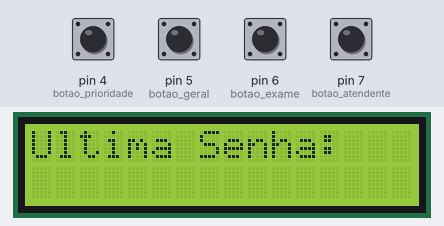
A sketch run on a simulated Arduino Uno, built with avr-gcc and run on an emulated ATmega328P. Shown: 16×2 character LCD. The inputs (shaded band) are chosen by the test bench; at power-on: pin 4 (botao_prioridade), pin 5 (botao_geral), pin 6 (botao_exame), pin 7 (botao_atendente) HIGH. The local clock reads 2024-03-15 10:24:30 at power-on unless the sketch sets it.

Above: at 1.2 s.
1.3 s: pin 4 (botao_prioridade) pulled LOW for 0.15 s
At 1.8 s:
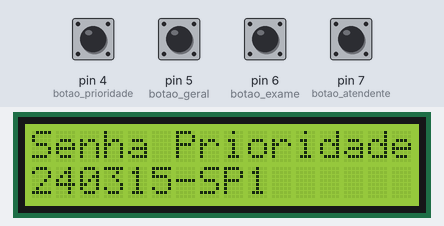
4.4 s: pin 7 (botao_atendente) pulled LOW for 0.15 s
At 5.3 s:
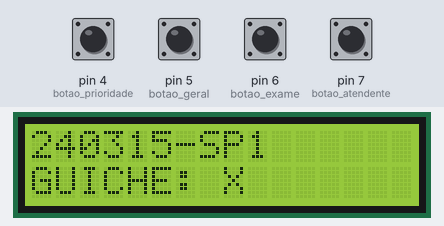
7.5 s: pin 5 (botao_geral) pulled LOW for 0.15 s
At 8.8 s:
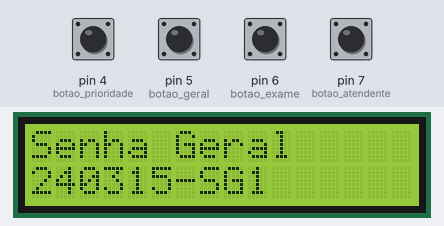
10.6 s: pin 6 (botao_exame) pulled LOW for 0.15 s
At 11.2 s:
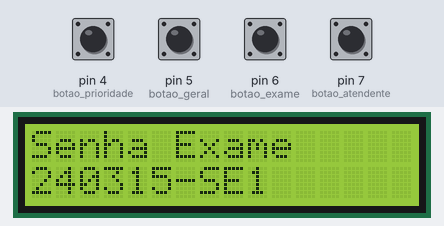
13.7 s: pin 7 (botao_atendente) pulled LOW for 1 s
At 14.7 s:
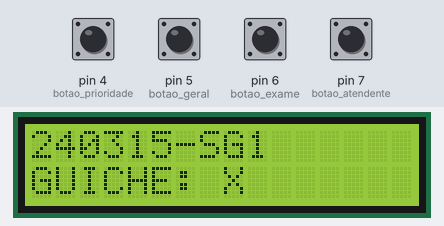
17.2 s: pin 7 (botao_atendente) pulled LOW for 0.15 s
At 17.9 s:
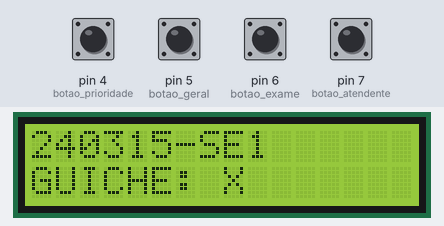
Timing chart, 0 to 20.2 s (numbered marks = the images above; inputs shaded):
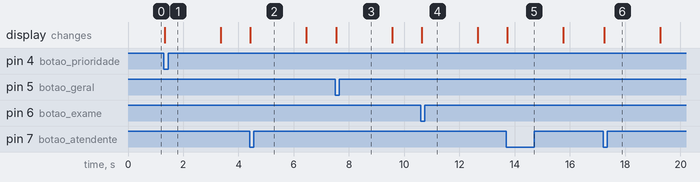

Measured:
- after the input at 1.3 s, the display: changes at once (image 1)
- after the input at 4.4 s, the display: changes at once (image 2)
- after the input at 7.5 s, the display: changes at once (image 3)
- after the input at 10.6 s, the display: changes at once (image 4)
- after the input at 13.7 s, the display: changes at once (image 5)
- after the input at 17.2 s, the display: changes after 0.05 s (image 6)

The sketch:

sketch.ino
```cpp
#include <LiquidCrystal_I2C.h>  //BIBLIOTECA DO LCD
#include "RTClib.h"             //BIBLIOTECA DO "RELOGIO" PARA PEGAR DATA

#define botao_prioridade 4  //BOTAO PRIORIDADE
#define botao_geral 5       //BOTAO GERAL
#define botao_exame 6       //BOTAO EXAME
#define botao_atendente 7   //BOTAO ATENDENTE

RTC_DS1307 rtc;                     //NOMEAÇÃO DO "RELOGIO/CALENDARIO"
LiquidCrystal_I2C lcd(0x27, 16, 2); //NOMEAÇÃO DO LCD

String fila[100];                //FILA DE ESPERA
int contador_fila = 0;          //CONTADOR FILA
int contador_prioridade = 0;    //CONTADOR PRIORIDADE
int contador_geral = 0;         //CONTADOR GERAL
int contador_exame = 0;         //CONTADOR EXAME
int senha_atendente = 0;        //CONTADOR DAS SENHAS CHAMADAS PELA ATENDENTE

String data;                //ARMAZENA A DATA
char formato[] = "YYMMDD";  //FORMATO DA DATA
String senha = "";          //ARMAZENA A SENHA COMPLETA
String senha_chamada;       //SENHA CHAMADA PELA ATENDENTE

void setup() {
  rtc.begin();        //INICIA O RELOGIO
  lcd.begin(16, 2);   //INICIA O LCD
  lcd.backlight();    //LIGA AS LUZES DO LCD

  /*--- SETANDO AS PORTAS COMO INPUT ---*/
  pinMode(botao_prioridade, INPUT_PULLUP);
  pinMode(botao_geral, INPUT_PULLUP);
  pinMode(botao_exame, INPUT_PULLUP);
  pinMode(botao_atendente, INPUT_PULLUP);
}

void loop() {
  DateTime now = rtc.now();       //PEGA DATA DO MOMENTO
  data = now.toString(formato);   //ARMAZENA A DATA FORMATADA

  /*---FAZ A CHAMADA DA FUNCAO PARA TIRAR SENHA DE ACORDO COM O SELECIONADO---*/
  if(digitalRead(botao_prioridade) == LOW)senhas(1);
  if(digitalRead(botao_geral) == LOW)senhas(2);
  if(digitalRead(botao_exame) == LOW)senhas(3);
  if(digitalRead(botao_atendente) == LOW)atendente();

  /*---MOSTRA A ULTIMA SENHA CHAMADA---*/
  lcd.setCursor(0, 0);
  lcd.print("Ultima Senha:");
  lcd.setCursor(0, 1);
  lcd.print(senha_chamada);
}

/*---FUNÇÃO RESPONSAVEL PELA GERAÇÃO DAS SENHAS---*/
void senhas(int a) {
  switch (a) {
    case 1:
      contador_prioridade++;
      senha = data + "-SP" + contador_prioridade;

      lcd.clear();
      lcd.setCursor(0, 0);
      lcd.print("Senha Prioridade");
      lcd.setCursor(0, 1);
      lcd.print(senha);
      delay(2000);
      break;

    case 2:
      contador_geral++;
      senha = data + "-SG" + contador_geral;

      lcd.clear();
      lcd.setCursor(0, 0);
      lcd.print("Senha Geral");
      lcd.setCursor(0, 1);
      lcd.print(senha);
      delay(2000);
      break;

    case 3:
      contador_exame++;
      senha = data + "-SE" + contador_exame;

      lcd.clear();
      lcd.setCursor(0, 0);
      lcd.print("Senha Exame");
      lcd.setCursor(0, 1);
      lcd.print(senha);
      delay(2000);
      break;
  }
  fila[contador_fila] = senha; //SALVA A SENHA RETIRADA NA FILA DE SENHAS
  contador_fila++;
  lcd.clear();
}

/*---FUNÇÃO QUE REPESENTA A ATENDENTE CHAMANDO AS SENHAS---*/
void atendente() {
  senha_chamada = fila[senha_atendente];
  senha_atendente++;

  lcd.clear();
  lcd.setCursor(0, 0);
  lcd.print(senha_chamada);
  lcd.setCursor(0, 1);
  lcd.print("GUICHE: X");
  delay(2000);
  lcd.clear();
}
```
